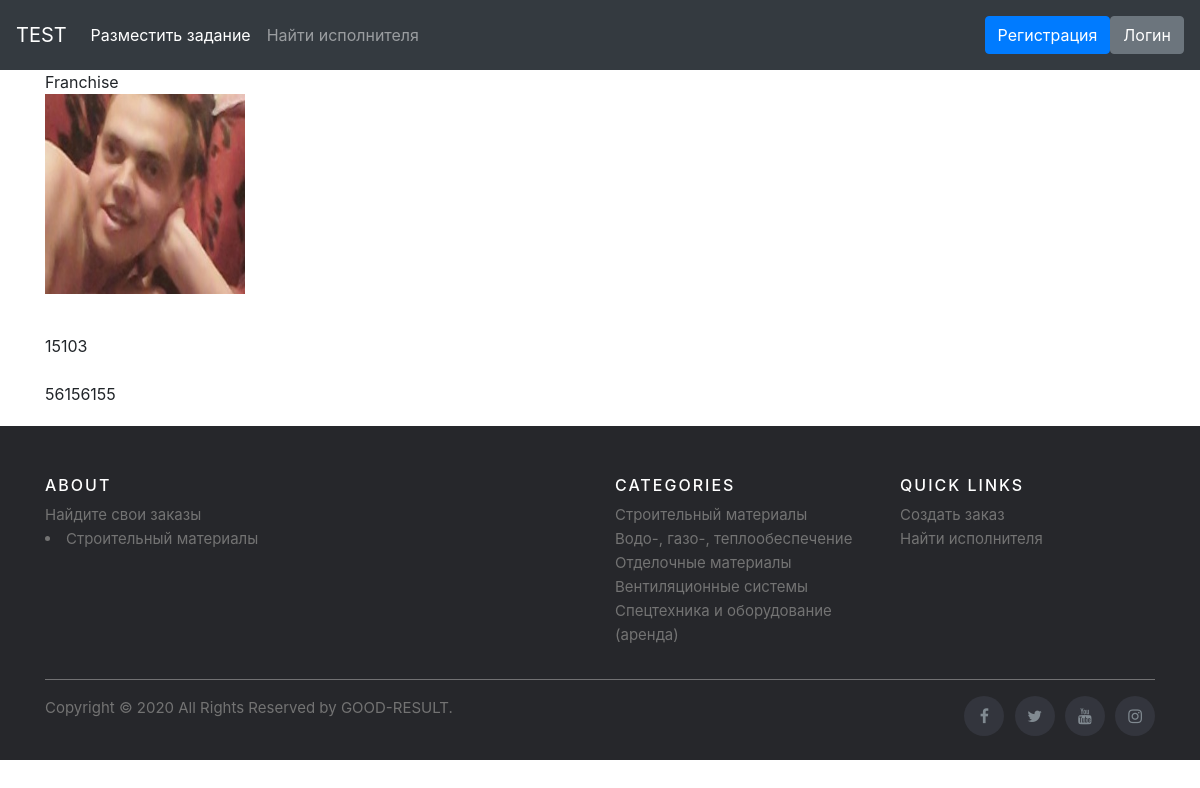
Page /category1/3/category2/2/category3/2/banner/3 on the committed database.
### adverts/models.py (models this page shows, shortened)
class Banner(models.Model):
    category3 = models.ForeignKey(Category3, on_delete=models.CASCADE, related_name='banner')
    title = models.CharField("Наименование", max_length=150)
    description = models.TextField('Описание')
    pub_time = models.DateTimeField('Дата публикации', default=timezone.now())
    price = models.IntegerField('Цена')
    amount = models.IntegerField('Количество')
    image = models.ImageField('Изображение', upload_to='adverts/', null=True)
    addition = models.TextField('Дополнительная информация')
    author = models.ForeignKey(User, related_name='mybanners', on_delete=models.CASCADE, null=True)
    class Meta:
        verbose_name = "Объявление"
        verbose_name_plural = "Объявления"

### adverts/views.py (the view)
class BannerDetailView(generic.DetailView):
    model = Banner
    template_name = 'adverts/banner.html'

### templates/adverts/banner.html (shortened to what this page needs)
<!DOCTYPE html>
<html lang="en">
<head>
</head>
<body>
</body>
</html>{% extends "base.html" %}
{% load static %}
{% block content %}
  {{banner.title}}
  <p><img src="{{ banner.image.url }}" alt="" width="200" height="200"></p>
  <br>
  {{banner.price}}
  <br><br>
  {{banner.amount}}
{% endblock %}

### static/css/album.css (style rules this page uses)
:root { --jumbotron-padding-y: 3rem; }

### rows in the picture
Banner: title "Franchise", image (picture), price "15103", amount "56156155"
